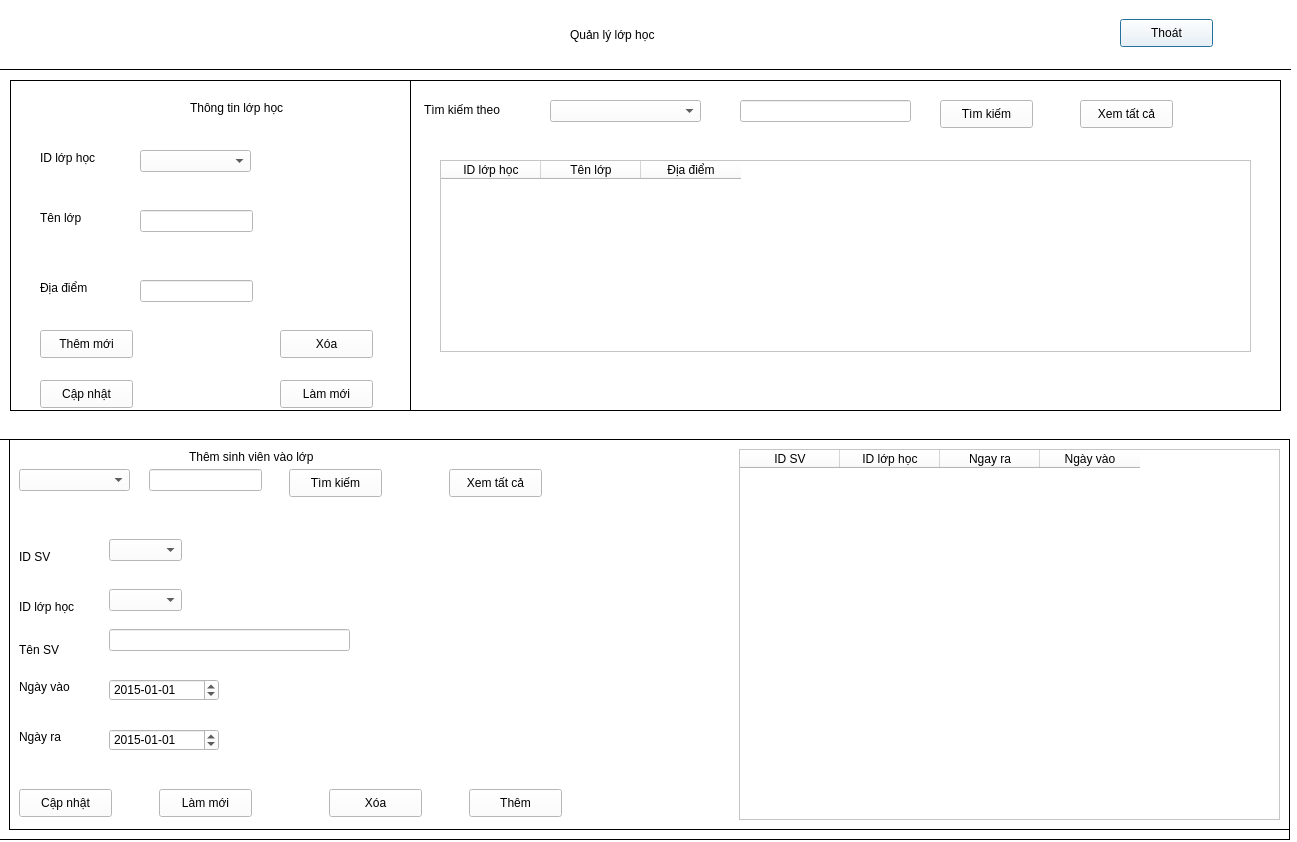
<?xml version="1.0" encoding="UTF-8"?>
<ui version="4.0">
 <class>Dialog</class>
 <widget class="QDialog" name="Dialog">
  <property name="geometry">
   <rect>
    <x>0</x>
    <y>0</y>
    <width>1297</width>
    <height>842</height>
   </rect>
  </property>
  <property name="windowTitle">
   <string>Dialog</string>
  </property>
  <property name="styleSheet">
   <string notr="true">background-color: rgb(255, 255, 255);
</string>
  </property>
  <widget class="QWidget" name="widget" native="true">
   <property name="geometry">
    <rect>
     <x>0</x>
     <y>0</y>
     <width>1291</width>
     <height>841</height>
    </rect>
   </property>
   <widget class="QWidget" name="widget_2" native="true">
    <property name="geometry">
     <rect>
      <x>0</x>
      <y>-1</y>
      <width>1291</width>
      <height>71</height>
     </rect>
    </property>
    <property name="styleSheet">
     <string notr="true">QWidget#widget_2{border-bottom:1px solid black;}
</string>
    </property>
    <widget class="QLabel" name="label_2">
     <property name="geometry">
      <rect>
       <x>570</x>
       <y>10</y>
       <width>251</width>
       <height>51</height>
      </rect>
     </property>
     <property name="styleSheet">
      <string notr="true">font: 20pt &quot;MS Shell Dlg 2&quot;;</string>
     </property>
     <property name="text">
      <string>Quản lý lớp học</string>
     </property>
    </widget>
    <widget class="QPushButton" name="btnExit">
     <property name="geometry">
      <rect>
       <x>1120</x>
       <y>20</y>
       <width>93</width>
       <height>28</height>
      </rect>
     </property>
     <property name="text">
      <string>Thoát</string>
     </property>
    </widget>
   </widget>
   <widget class="QWidget" name="widget_3" native="true">
    <property name="geometry">
     <rect>
      <x>10</x>
      <y>80</y>
      <width>1271</width>
      <height>331</height>
     </rect>
    </property>
    <property name="styleSheet">
     <string notr="true">QWidget#widget_3{border:1px solid black;}
</string>
    </property>
    <widget class="QWidget" name="widget_4" native="true">
     <property name="geometry">
      <rect>
       <x>0</x>
       <y>0</y>
       <width>401</width>
       <height>331</height>
      </rect>
     </property>
     <property name="styleSheet">
      <string notr="true">QWidget#widget_4{border:1px solid black;}</string>
     </property>
     <widget class="QLabel" name="label_3">
      <property name="geometry">
       <rect>
        <x>180</x>
        <y>20</y>
        <width>131</width>
        <height>16</height>
       </rect>
      </property>
      <property name="text">
       <string>Thông tin lớp học</string>
      </property>
     </widget>
     <widget class="QLabel" name="label_4">
      <property name="geometry">
       <rect>
        <x>30</x>
        <y>70</y>
        <width>81</width>
        <height>16</height>
       </rect>
      </property>
      <property name="text">
       <string>ID lớp học</string>
      </property>
     </widget>
     <widget class="QLabel" name="label_5">
      <property name="geometry">
       <rect>
        <x>30</x>
        <y>130</y>
        <width>71</width>
        <height>16</height>
       </rect>
      </property>
      <property name="text">
       <string>Tên lớp</string>
      </property>
     </widget>
     <widget class="QLabel" name="label_6">
      <property name="geometry">
       <rect>
        <x>30</x>
        <y>200</y>
        <width>71</width>
        <height>16</height>
       </rect>
      </property>
      <property name="text">
       <string>Địa điểm</string>
      </property>
     </widget>
     <widget class="QLineEdit" name="tfTenLop">
      <property name="geometry">
       <rect>
        <x>130</x>
        <y>130</y>
        <width>113</width>
        <height>22</height>
       </rect>
      </property>
     </widget>
     <widget class="QLineEdit" name="tfDiaDiem">
      <property name="geometry">
       <rect>
        <x>130</x>
        <y>200</y>
        <width>113</width>
        <height>22</height>
       </rect>
      </property>
     </widget>
     <widget class="QPushButton" name="btnAdd1">
      <property name="geometry">
       <rect>
        <x>30</x>
        <y>250</y>
        <width>93</width>
        <height>28</height>
       </rect>
      </property>
      <property name="styleSheet">
       <string notr="true">QWidget#pushButton{
border:1px solid black;
background-color: rgb(85, 255, 255);
}
</string>
      </property>
      <property name="text">
       <string>Thêm mới</string>
      </property>
     </widget>
     <widget class="QPushButton" name="btnDel1">
      <property name="geometry">
       <rect>
        <x>270</x>
        <y>250</y>
        <width>93</width>
        <height>28</height>
       </rect>
      </property>
      <property name="styleSheet">
       <string notr="true">QWidget#pushButton_2{
border:1px solid black;
background-color: rgb(85, 255, 255);
}
</string>
      </property>
      <property name="text">
       <string>Xóa</string>
      </property>
     </widget>
     <widget class="QPushButton" name="btnUpdate1">
      <property name="geometry">
       <rect>
        <x>30</x>
        <y>300</y>
        <width>93</width>
        <height>28</height>
       </rect>
      </property>
      <property name="styleSheet">
       <string notr="true">QWidget#pushButton_3{
border:1px solid black;
background-color: rgb(85, 255, 255);
}
</string>
      </property>
      <property name="text">
       <string>Cập nhật</string>
      </property>
     </widget>
     <widget class="QPushButton" name="btnRefresh1">
      <property name="geometry">
       <rect>
        <x>270</x>
        <y>300</y>
        <width>93</width>
        <height>28</height>
       </rect>
      </property>
      <property name="styleSheet">
       <string notr="true">QWidget#pushButton_4{
border:1px solid black;
background-color: rgb(85, 255, 255);
}
</string>
      </property>
      <property name="text">
       <string>Làm mới</string>
      </property>
     </widget>
     <widget class="QComboBox" name="cbIdLopHoc">
      <property name="geometry">
       <rect>
        <x>130</x>
        <y>70</y>
        <width>111</width>
        <height>22</height>
       </rect>
      </property>
      <item>
       <property name="text">
        <string/>
       </property>
      </item>
     </widget>
    </widget>
    <widget class="QLabel" name="label_7">
     <property name="geometry">
      <rect>
       <x>414</x>
       <y>20</y>
       <width>91</width>
       <height>20</height>
      </rect>
     </property>
     <property name="text">
      <string>Tìm kiếm theo</string>
     </property>
    </widget>
    <widget class="QComboBox" name="cbSearch1">
     <property name="geometry">
      <rect>
       <x>540</x>
       <y>20</y>
       <width>151</width>
       <height>22</height>
      </rect>
     </property>
     <property name="styleSheet">
      <string notr="true">QWidget#comboBox{
border:1px solid black;
}</string>
     </property>
     <item>
      <property name="text">
       <string/>
      </property>
     </item>
     <item>
      <property name="text">
       <string>ID lớp học</string>
      </property>
     </item>
     <item>
      <property name="text">
       <string>Tên lớp</string>
      </property>
     </item>
    </widget>
    <widget class="QLineEdit" name="tfSearch1">
     <property name="geometry">
      <rect>
       <x>730</x>
       <y>20</y>
       <width>171</width>
       <height>22</height>
      </rect>
     </property>
    </widget>
    <widget class="QPushButton" name="btnSearch1">
     <property name="geometry">
      <rect>
       <x>930</x>
       <y>20</y>
       <width>93</width>
       <height>28</height>
      </rect>
     </property>
     <property name="styleSheet">
      <string notr="true">QWidget#pushButton_5{
border:1px solid black;
}</string>
     </property>
     <property name="text">
      <string>Tìm kiếm</string>
     </property>
    </widget>
    <widget class="QPushButton" name="btnLoadAll1">
     <property name="geometry">
      <rect>
       <x>1070</x>
       <y>20</y>
       <width>93</width>
       <height>28</height>
      </rect>
     </property>
     <property name="styleSheet">
      <string notr="true">QWidget#pushButton_6{
border:1px solid black;
}</string>
     </property>
     <property name="text">
      <string>Xem tất cả</string>
     </property>
    </widget>
    <widget class="QTableWidget" name="tableWidget">
     <property name="geometry">
      <rect>
       <x>430</x>
       <y>80</y>
       <width>811</width>
       <height>192</height>
      </rect>
     </property>
     <column>
      <property name="text">
       <string>ID lớp học</string>
      </property>
     </column>
     <column>
      <property name="text">
       <string>Tên lớp</string>
      </property>
     </column>
     <column>
      <property name="text">
       <string>Địa điểm</string>
      </property>
     </column>
    </widget>
   </widget>
   <widget class="QWidget" name="widget_5" native="true">
    <property name="geometry">
     <rect>
      <x>-1</x>
      <y>439</y>
      <width>1291</width>
      <height>401</height>
     </rect>
    </property>
    <property name="styleSheet">
     <string notr="true">QWidget#widget_5{
border:1px solid black;
}</string>
    </property>
    <widget class="QWidget" name="widget_6" native="true">
     <property name="geometry">
      <rect>
       <x>10</x>
       <y>0</y>
       <width>1281</width>
       <height>391</height>
      </rect>
     </property>
     <property name="styleSheet">
      <string notr="true">QWidget#widget_6{
border:1px solid black;
}</string>
     </property>
     <widget class="QLabel" name="label_8">
      <property name="geometry">
       <rect>
        <x>180</x>
        <y>10</y>
        <width>211</width>
        <height>16</height>
       </rect>
      </property>
      <property name="text">
       <string>Thêm sinh viên vào lớp</string>
      </property>
     </widget>
     <widget class="QComboBox" name="cbSearch2">
      <property name="geometry">
       <rect>
        <x>10</x>
        <y>30</y>
        <width>111</width>
        <height>22</height>
       </rect>
      </property>
      <property name="styleSheet">
       <string notr="true">QWidget#comboBox_2{
border:1px solid black;
}</string>
      </property>
      <item>
       <property name="text">
        <string/>
       </property>
      </item>
      <item>
       <property name="text">
        <string>ID SV</string>
       </property>
      </item>
      <item>
       <property name="text">
        <string>ID lớp học</string>
       </property>
      </item>
     </widget>
     <widget class="QLineEdit" name="tfSearch2">
      <property name="geometry">
       <rect>
        <x>140</x>
        <y>30</y>
        <width>113</width>
        <height>22</height>
       </rect>
      </property>
     </widget>
     <widget class="QPushButton" name="btnSearch2">
      <property name="geometry">
       <rect>
        <x>280</x>
        <y>30</y>
        <width>93</width>
        <height>28</height>
       </rect>
      </property>
      <property name="styleSheet">
       <string notr="true">QWidget#pushButton_7{
border:1px solid black;
}</string>
      </property>
      <property name="text">
       <string>Tìm kiếm</string>
      </property>
     </widget>
     <widget class="QPushButton" name="btnLoadAll2">
      <property name="geometry">
       <rect>
        <x>440</x>
        <y>30</y>
        <width>93</width>
        <height>28</height>
       </rect>
      </property>
      <property name="styleSheet">
       <string notr="true">QWidget#pushButton_8{
border:1px solid black;
}</string>
      </property>
      <property name="text">
       <string>Xem tất cả</string>
      </property>
     </widget>
     <widget class="QTableWidget" name="tableWidget2">
      <property name="geometry">
       <rect>
        <x>730</x>
        <y>10</y>
        <width>541</width>
        <height>371</height>
       </rect>
      </property>
      <column>
       <property name="text">
        <string>ID SV</string>
       </property>
      </column>
      <column>
       <property name="text">
        <string>ID lớp học</string>
       </property>
      </column>
      <column>
       <property name="text">
        <string>Ngay ra</string>
       </property>
      </column>
      <column>
       <property name="text">
        <string>Ngày vào</string>
       </property>
      </column>
     </widget>
     <widget class="QLabel" name="label_9">
      <property name="geometry">
       <rect>
        <x>10</x>
        <y>110</y>
        <width>55</width>
        <height>16</height>
       </rect>
      </property>
      <property name="text">
       <string>ID SV</string>
      </property>
     </widget>
     <widget class="QLabel" name="label_10">
      <property name="geometry">
       <rect>
        <x>10</x>
        <y>160</y>
        <width>71</width>
        <height>16</height>
       </rect>
      </property>
      <property name="text">
       <string>ID lớp học</string>
      </property>
     </widget>
     <widget class="QLabel" name="label_11">
      <property name="geometry">
       <rect>
        <x>10</x>
        <y>200</y>
        <width>55</width>
        <height>21</height>
       </rect>
      </property>
      <property name="text">
       <string>Tên SV</string>
      </property>
     </widget>
     <widget class="QPushButton" name="btnAdd2">
      <property name="geometry">
       <rect>
        <x>460</x>
        <y>350</y>
        <width>93</width>
        <height>28</height>
       </rect>
      </property>
      <property name="styleSheet">
       <string notr="true">QWidget#pushButton_9{
border:1px solid black;
}</string>
      </property>
      <property name="text">
       <string>Thêm</string>
      </property>
     </widget>
     <widget class="QPushButton" name="btnDel2">
      <property name="geometry">
       <rect>
        <x>320</x>
        <y>350</y>
        <width>93</width>
        <height>28</height>
       </rect>
      </property>
      <property name="styleSheet">
       <string notr="true">QWidget#pushButton_10{
border:1px solid black;
}</string>
      </property>
      <property name="text">
       <string>Xóa</string>
      </property>
     </widget>
     <widget class="QPushButton" name="btnUpdate2">
      <property name="geometry">
       <rect>
        <x>10</x>
        <y>350</y>
        <width>93</width>
        <height>28</height>
       </rect>
      </property>
      <property name="styleSheet">
       <string notr="true">QWidget#pushButton_11{
border:1px solid black;
}</string>
      </property>
      <property name="text">
       <string>Cập nhật</string>
      </property>
     </widget>
     <widget class="QPushButton" name="btnRefresh2">
      <property name="geometry">
       <rect>
        <x>150</x>
        <y>350</y>
        <width>93</width>
        <height>28</height>
       </rect>
      </property>
      <property name="styleSheet">
       <string notr="true">QWidget#pushButton_12{
border:1px solid black;
}</string>
      </property>
      <property name="text">
       <string>Làm mới</string>
      </property>
     </widget>
     <widget class="QLineEdit" name="tfTenSV">
      <property name="geometry">
       <rect>
        <x>100</x>
        <y>190</y>
        <width>241</width>
        <height>22</height>
       </rect>
      </property>
     </widget>
     <widget class="QComboBox" name="cbIdSv">
      <property name="geometry">
       <rect>
        <x>100</x>
        <y>100</y>
        <width>73</width>
        <height>22</height>
       </rect>
      </property>
      <item>
       <property name="text">
        <string/>
       </property>
      </item>
     </widget>
     <widget class="QLabel" name="label_12">
      <property name="geometry">
       <rect>
        <x>10</x>
        <y>290</y>
        <width>55</width>
        <height>16</height>
       </rect>
      </property>
      <property name="text">
       <string>Ngày ra</string>
      </property>
     </widget>
     <widget class="QLabel" name="label_13">
      <property name="geometry">
       <rect>
        <x>10</x>
        <y>240</y>
        <width>55</width>
        <height>16</height>
       </rect>
      </property>
      <property name="text">
       <string>Ngày vào</string>
      </property>
     </widget>
     <widget class="QDateEdit" name="dateIn">
      <property name="geometry">
       <rect>
        <x>100</x>
        <y>240</y>
        <width>110</width>
        <height>22</height>
       </rect>
      </property>
      <property name="dateTime">
       <datetime>
        <hour>0</hour>
        <minute>0</minute>
        <second>0</second>
        <year>2015</year>
        <month>1</month>
        <day>1</day>
       </datetime>
      </property>
      <property name="displayFormat">
       <string>yyyy-MM-dd</string>
      </property>
     </widget>
     <widget class="QDateEdit" name="dateOut">
      <property name="geometry">
       <rect>
        <x>100</x>
        <y>290</y>
        <width>110</width>
        <height>22</height>
       </rect>
      </property>
      <property name="dateTime">
       <datetime>
        <hour>0</hour>
        <minute>0</minute>
        <second>0</second>
        <year>2015</year>
        <month>1</month>
        <day>1</day>
       </datetime>
      </property>
      <property name="displayFormat">
       <string>yyyy-MM-dd</string>
      </property>
     </widget>
     <widget class="QComboBox" name="cbIdLopHoc2">
      <property name="geometry">
       <rect>
        <x>100</x>
        <y>150</y>
        <width>73</width>
        <height>22</height>
       </rect>
      </property>
      <item>
       <property name="text">
        <string/>
       </property>
      </item>
     </widget>
    </widget>
   </widget>
  </widget>
 </widget>
 <resources/>
 <connections/>
</ui>
